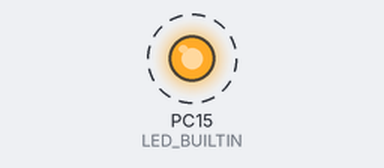
A sketch run on a simulated STM32 Blue Pill. Shown: output pins drawn as LEDs (lit = HIGH). Dashed ring = blinking. What the sketch prints to the serial monitor is not drawn.

Above: at 2.5 s.
Timing chart, 0 to 6.6 s (numbered marks = the images above):
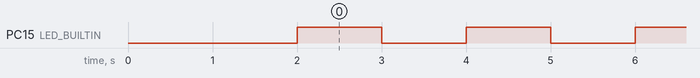

The sketch:

namino_bianco_blinkLed.ino
```cpp
// (licence header left out)
#ifdef NAMINO_BIANCO_BOARD
#undef NAMINO_BIANCO_BOARD
#endif

#ifdef Pins_Arduino_h
#undef Pins_Arduino_h
#endif

#include "namino_bianco_pins.h"
#include <Arduino.h>

// Time counters (in millis)
#define LOOP_PERIOD           1000            // 1000ms loop period
uint32_t      lastLoop = 0;
uint32_t      secsFromBoot = 0;               // Seconds from Namino Rosso configuration


void setup() {
  pinMode(LED_BUILTIN, OUTPUT);

  Serial.begin(115200);
  Serial.println();
  Serial.println("=============================================");
  Serial.println("## NAMINO BIANCO Blink Onboard Led example ##");
  Serial.println("=============================================");
  Serial.println();
  Serial.print("SPI MOSI: ");
  Serial.println(MOSI);
  Serial.print("SPI MISO: ");
  Serial.println(MISO);
  Serial.print("SPI SCK: ");
  Serial.println(SCK);
  Serial.print("SPI CS: ");
  Serial.println(SS);
  Serial.println();
  delay(2000);

}

void loop() {
  uint32_t  theTime = millis();
  bool      ledIsOn;
  char      buf[80];

  // limit loop period
  if ((theTime - lastLoop) < LOOP_PERIOD)  {
    return;
  }
  lastLoop = theTime;
  // Seconds from boot
  secsFromBoot = lastLoop / 1000;
  // Read Led Status
  ledIsOn = digitalRead(LED_BUILTIN);
  // Reverse Led Status
  digitalWrite(LED_BUILTIN, not ledIsOn);
  Serial.printf("NB Lifetime: [%d] Led Status:[%s]\n", secsFromBoot, ledIsOn ? "ON" : "OFF");
}
```

namino_bianco_pins.h
```cpp
// (licence header left out)
#ifndef Pins_Arduino_h
#define Pins_Arduino_h

#include <stdint.h>
#include "soc/soc_caps.h"

#define USB_VID 0x303a
#define USB_PID 0x1001

#define NAMINO_BIANCO_BOARD

#define NUM_DIGITAL_PINS            SOC_GPIO_PIN_COUNT    // GPIO 0..48
#define NUM_ANALOG_INPUTS           20                    // GPIO 1..20
#define EXTERNAL_NUM_INTERRUPTS     NUM_DIGITAL_PINS      // All GPIOs
#define analogInputToDigitalPin(p)  (((p)<NUM_ANALOG_INPUTS)?(analogChannelToDigitalPin(p)):-1)
#define digitalPinToInterrupt(p)    (((p)<NUM_DIGITAL_PINS)?(p):NOT_AN_INTERRUPT)
#define digitalPinHasPWM(p)         (p < NUM_DIGITAL_PINS)

/* Begin Pins on ESP32-S3-WROOM-1U-N4R8 */
static const uint8_t GPIO4       = 4;
static const uint8_t GPIO5       = 5;
static const uint8_t GPIO6       = 6;
static const uint8_t GPIO7       = 7;
static const uint8_t GPIO15      = 15;
static const uint8_t GPIO16      = 16;
static const uint8_t GPIO17      = 17;
static const uint8_t GPIO18      = 18;
static const uint8_t GPIO8       = 8;
static const uint8_t GPIO19      = 19;
static const uint8_t GPIO20      = 20;
static const uint8_t GPIO3       = 3;
static const uint8_t GPIO46      = 46;
static const uint8_t GPIO9       = 9;
static const uint8_t GPIO10      = 10;
static const uint8_t GPIO11      = 11;
static const uint8_t GPIO12      = 12;
static const uint8_t GPIO13      = 13;
static const uint8_t GPIO14      = 14;
static const uint8_t GPIO21      = 21;
static const uint8_t GPIO47      = 47;
static const uint8_t GPIO48      = 48;
static const uint8_t GPIO45      = 45;
static const uint8_t GPIO0       = 0;
static const uint8_t GPIO35      = 35;
static const uint8_t GPIO36      = 36;
static const uint8_t GPIO37      = 37;
static const uint8_t GPIO38      = 38;
static const uint8_t GPIO39      = 39;
static const uint8_t GPIO40      = 40;
static const uint8_t GPIO41      = 41;
static const uint8_t GPIO42      = 42;
static const uint8_t GPIO44      = 44;
static const uint8_t GPIO43      = 43;
static const uint8_t GPIO2       = 2;
static const uint8_t GPIO1       = 1;

static const uint8_t SS              = GPIO48;
static const uint8_t MOSI            = GPIO11;
static const uint8_t MISO            = GPIO13;
static const uint8_t SCK             = GPIO12;

#define LED_BUILTIN              GPIO47
/* End Pins on ESP32-S3-WROOM-1U-N4R8 */

/* Begin Analog Pins on ESP32-S3-WROOM-1U-N4R8 */
static const uint8_t ADC1_CH3        = GPIO4;
static const uint8_t ADC1_CH4        = GPIO5;
static const uint8_t ADC1_CH5        = GPIO6;
static const uint8_t ADC1_CH6        = GPIO7;
static const uint8_t ADC2_CH4        = GPIO15;
static const uint8_t ADC2_CH5        = GPIO16;
static const uint8_t ADC2_CH6        = GPIO17;
static const uint8_t ADC2_CH7        = GPIO18;
static const uint8_t ADC1_CH7        = GPIO8;
static const uint8_t ADC2_CH8        = GPIO19;
static const uint8_t ADC2_CH9        = GPIO20;
static const uint8_t ADC1_CH2        = GPIO3;
static const uint8_t ADC1_CH8        = GPIO9;
static const uint8_t ADC1_CH9        = GPIO10;
static const uint8_t ADC2_CH0        = GPIO11;
static const uint8_t ADC2_CH1        = GPIO12;
static const uint8_t ADC2_CH2        = GPIO13;
static const uint8_t ADC2_CH3        = GPIO14;
static const uint8_t ADC1_CH1        = GPIO2;
static const uint8_t ADC1_CH0        = GPIO1;
/* End Analog Pins on ESP32-S3-WROOM-1U-N4R8 */

/* Begin Touch Pins on ESP32-S3-WROOM-1U-N4R8 */
static const uint8_t TOUCH4          = GPIO4;
static const uint8_t TOUCH5          = GPIO5;
static const uint8_t TOUCH6          = GPIO6;
static const uint8_t TOUCH7          = GPIO7;
static const uint8_t TOUCH8          = GPIO8;
static const uint8_t TOUCH3          = GPIO3;
static const uint8_t TOUCH9          = GPIO9;
static const uint8_t TOUCH10         = GPIO10;
static const uint8_t TOUCH11         = GPIO11;
static const uint8_t TOUCH12         = GPIO12;
static const uint8_t TOUCH13         = GPIO13;
static const uint8_t TOUCH14         = GPIO14;
static const uint8_t TOUCH2          = GPIO2;
static const uint8_t TOUCH1          = GPIO1;
/* End Touch Pins on ESP32-S3-WROOM-1U-N4R8 */

static const uint8_t TX              = GPIO17;
static const uint8_t RX              = GPIO18;

static const uint8_t SDA             = GPIO1;
static const uint8_t SCL             = GPIO2;
static const uint8_t NM_I2C_SDA      = SDA;
static const uint8_t NM_I2C_SCL      = SCL;

static const uint8_t A0              = ADC1_CH2;
static const uint8_t A1              = ADC1_CH3;
static const uint8_t A2              = ADC1_CH4;
static const uint8_t A3              = ADC1_CH5;
static const uint8_t A4              = ADC1_CH6;
static const uint8_t A5              = ADC2_CH4;
static const uint8_t A6              = 0;
static const uint8_t A7              = 0;
static const uint8_t A8              = 0;
static const uint8_t A9              = 0;
static const uint8_t A10             = 0;
static const uint8_t A11             = 0;
static const uint8_t A12             = 0;
static const uint8_t A13             = 0;
static const uint8_t A14             = 0;
static const uint8_t A15             = 0;

static const uint8_t DAC1            = 0;
static const uint8_t DAC2            = 0;

/* Begin Arduino naming */
static const uint8_t RESET_ARDUINO   = 0;
static const uint8_t PC0             = GPIO3;
static const uint8_t PC1             = GPIO4;
static const uint8_t PC2             = GPIO5;
static const uint8_t PC3             = GPIO6;
static const uint8_t PC4             = GPIO7;
static const uint8_t PC5             = GPIO15;
static const uint8_t PB5             = GPIO35;
static const uint8_t PB4             = GPIO36;
static const uint8_t PB3             = GPIO37;
static const uint8_t PB2             = GPIO38;
static const uint8_t PB1             = GPIO39;
static const uint8_t PB0             = GPIO40;
static const uint8_t PD7             = GPIO41;
static const uint8_t PD6             = GPIO42;
static const uint8_t PD5             = GPIO21;
static const uint8_t PD4             = GPIO16;
static const uint8_t PD3             = GPIO14;
static const uint8_t PD2             = GPIO47;
static const uint8_t PD1             = GPIO17;
static const uint8_t PD0             = GPIO18;
/* End Arduino naming */

/* Begin alternate naming */
static const uint8_t PB_SCL          = SCL;
static const uint8_t PB_SDA          = SDA;
static const uint8_t PB_35           = PB5;
static const uint8_t PB_36           = PB4;
static const uint8_t PB_37           = PB3;
static const uint8_t PB_38           = PB2;
static const uint8_t PB_39           = PB1;
static const uint8_t PB_40           = PB0;

static const uint8_t PD_io41         = PD7;
static const uint8_t PD_42           = PD6;
static const uint8_t PD_21           = PD5;
static const uint8_t PD_16           = PD4;
static const uint8_t PD_14           = PD3;
static const uint8_t PD_47           = PD2;
static const uint8_t PD_17           = TX;
static const uint8_t PD_18           = RX;


static const uint8_t PC_io3          = PC0;
static const uint8_t PC_4            = PC1;
static const uint8_t PC_5            = PC2;
static const uint8_t PC_6            = PC3;
static const uint8_t PC_7            = PC4;
static const uint8_t PC_15           = PC5;

static const uint8_t M1_3_AN         = GPIO3;
static const uint8_t M1_RST          = 0;
static const uint8_t M1_48_CS        = SS;
static const uint8_t M1_12_SCK       = SCK;
static const uint8_t M1_13_MISO      = MISO;
static const uint8_t M1_11_MOSI      = MOSI;
static const uint8_t M2_47_PWM       = GPIO47;
static const uint8_t M2_14_INT       = GPIO14;
static const uint8_t M2_18_RX        = GPIO18;
static const uint8_t M2_17_TX        = GPIO17;
static const uint8_t M2_2_SCL        = SCL;
static const uint8_t M2_1_SDA        = SDA;

static const uint8_t J3_SCL          = SCL;
static const uint8_t J3_SDA          = SDA;

/* End alternate naming */

#endif /* Pins_Arduino_h */
```

Measured:
- by itself, PC15 (LED_BUILTIN): alternates HIGH for 1.0 s and LOW for 1.0 s
